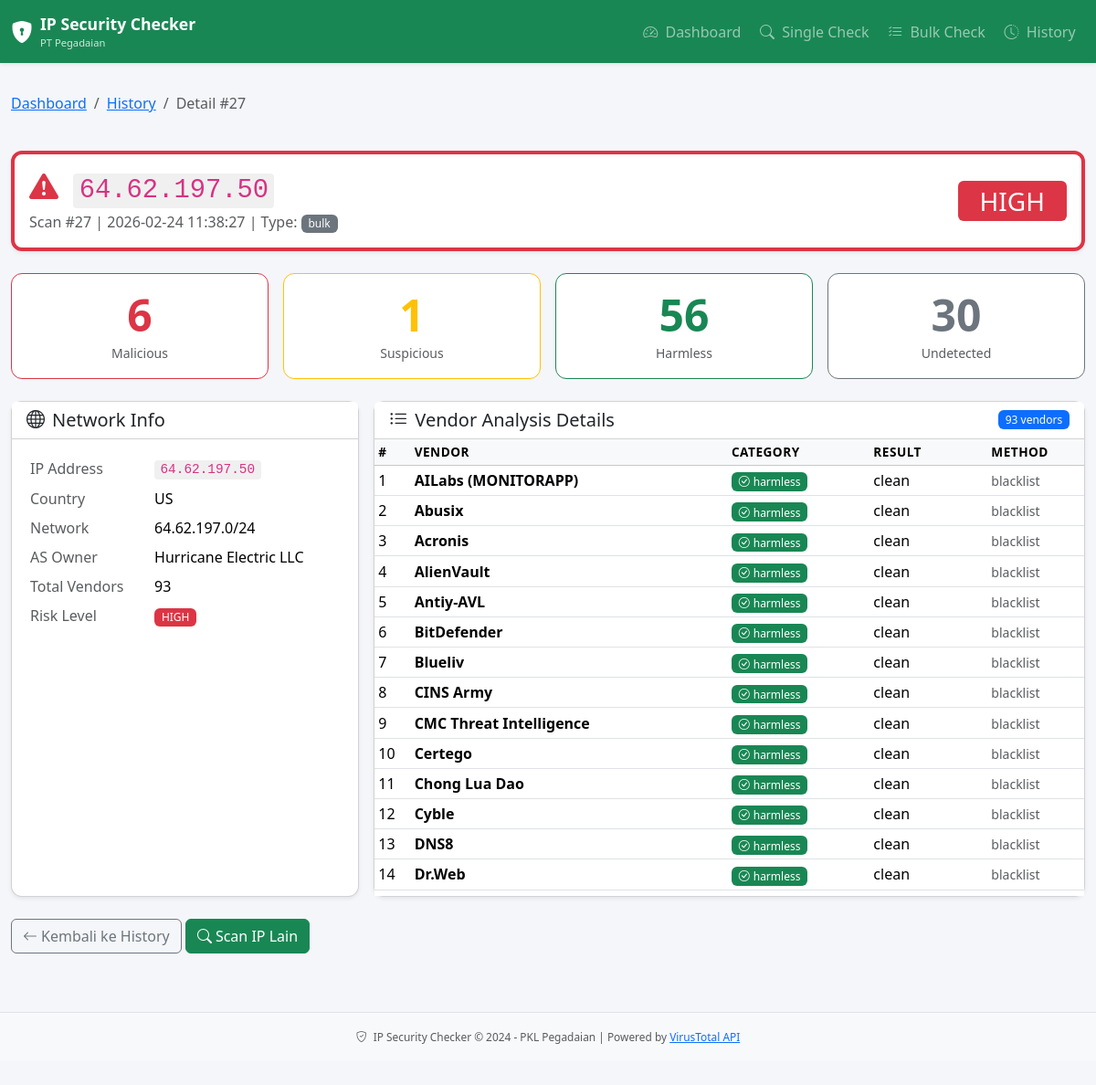
The app's page /detail/27 with its own data.
### tables this page shows
CREATE TABLE scan_history (
                id INTEGER PRIMARY KEY AUTOINCREMENT,
                ip_address TEXT NOT NULL,
                scan_date DATETIME DEFAULT CURRENT_TIMESTAMP,
                malicious INTEGER DEFAULT 0,
                suspicious INTEGER DEFAULT 0,
                harmless INTEGER DEFAULT 0,
                undetected INTEGER DEFAULT 0,
                total_vendors INTEGER DEFAULT 0,
                risk_level TEXT DEFAULT 'UNKNOWN',
                country TEXT DEFAULT '-',
                as_owner TEXT DEFAULT '-',
                network TEXT DEFAULT '-',
                raw_response TEXT,
                scan_type TEXT DEFAULT 'single'
            );

CREATE TABLE scan_details (
                id INTEGER PRIMARY KEY AUTOINCREMENT,
                scan_id INTEGER NOT NULL,
                vendor_name TEXT NOT NULL,
                category TEXT DEFAULT 'undetected',
                result TEXT DEFAULT 'clean',
                method TEXT DEFAULT 'blacklist',
                FOREIGN KEY (scan_id) REFERENCES scan_history(id)
                    ON DELETE CASCADE
            );

### app.py (the view)
@app.route('/detail/<int:scan_id>')
def detail(scan_id):
    scan = db.get_scan_by_id(scan_id)
    if not scan:
        flash('Data scan tidak ditemukan', 'error')
        return redirect(url_for('history'))
    return render_template('detail.html', scan=scan)

### app.py (called while the page is built)
@app.template_filter('risk_color')
def risk_color_filter(risk_level):
    colors = {
        'HIGH': 'danger',
        'MEDIUM': 'warning',
        'LOW': 'info',
        'SAFE': 'success',
        'UNKNOWN': 'secondary'
    }
    return colors.get(risk_level, 'secondary')

@app.template_filter('risk_icon')
def risk_icon_filter(risk_level):
    icons = {
        'HIGH': 'bi-exclamation-triangle-fill',
        'MEDIUM': 'bi-exclamation-circle-fill',
        'LOW': 'bi-info-circle-fill',
        'SAFE': 'bi-shield-check',
        'UNKNOWN': 'bi-question-circle'
    }
    return icons.get(risk_level, 'bi-question-circle')

### database.py (called while the page is built)
    def get_connection(self):
        conn = sqlite3.connect(self.db_path)
        conn.row_factory = sqlite3.Row  # Agar bisa akses kolom by name
        conn.execute("PRAGMA journal_mode=WAL")  # Better concurrency
        return conn

    def get_scan_by_id(self, scan_id: int) -> dict:
        conn = self.get_connection()
        cursor = conn.cursor()
        cursor.execute('SELECT * FROM scan_history WHERE id = ?', (scan_id,))
        scan = cursor.fetchone()
        if not scan:
            conn.close()
            return None
        scan_dict = dict(scan)
        cursor.execute('''
            SELECT * FROM scan_details
            WHERE scan_id = ?
            ORDER BY category, vendor_name
        ''', (scan_id,))
        scan_dict['details'] = [dict(row) for row in cursor.fetchall()]
        conn.close()
        return scan_dict

### templates/detail.html (shortened to what this page needs)
{% extends "base.html" %}
{% block content %}
<div class="row mb-4">
    <div class="col-12">
        <nav aria-label="breadcrumb">
            <ol class="breadcrumb">
                <li class="breadcrumb-item"><a href="{{ url_for('index') }}">Dashboard</a></li>
                <li class="breadcrumb-item"><a href="{{ url_for('history') }}">History</a></li>
                <li class="breadcrumb-item active">Detail #{{ scan.id }}</li>
            </ol>
        </nav>
    </div>
</div>
<div class="row mb-4">
    <div class="col-12">
        <div class="card shadow-sm border-{{ scan.risk_level|risk_color }} border-top border-4">
            <div class="card-body">
                <div class="row align-items-center">
                    <div class="col-md-8">
                        <h2 class="mb-1">
                            <i class="{{ scan.risk_level|risk_icon }} text-{{ scan.risk_level|risk_color }} me-2"></i>
                            <code>{{ scan.ip_address }}</code>
                        </h2>
                        <p class="text-muted mb-0">
                            Scan #{{ scan.id }} | {{ scan.scan_date }} |
                            Type: <span class="badge bg-secondary">{{ scan.scan_type }}</span>
                        </p>
                    </div>
                    <div class="col-md-4 text-end">
                        <span class="badge bg-{{ scan.risk_level|risk_color }} fs-3 px-4 py-2">
                            {{ scan.risk_level }}
                        </span>
                    </div>
                </div>
            </div>
        </div>
    </div>
</div>
<div class="row g-3 mb-4">
    <div class="col-md-3 col-6">
        <div class="card text-center border-danger">
            <div class="card-body">
                <div class="display-5 text-danger fw-bold">{{ scan.malicious }}</div>
                <small class="text-muted">Malicious</small>
            </div>
        </div>
    </div>
    <div class="col-md-3 col-6">
        <div class="card text-center border-warning">
            <div class="card-body">
                <div class="display-5 text-warning fw-bold">{{ scan.suspicious }}</div>
                <small class="text-muted">Suspicious</small>
            </div>
        </div>
    </div>
    <div class="col-md-3 col-6">
        <div class="card text-center border-success">
            <div class="card-body">
                <div class="display-5 text-success fw-bold">{{ scan.harmless }}</div>
                <small class="text-muted">Harmless</small>
            </div>
        </div>
    </div>
    <div class="col-md-3 col-6">
        <div class="card text-center border-secondary">
            <div class="card-body">
                <div class="display-5 text-secondary fw-bold">{{ scan.undetected }}</div>
                <small class="text-muted">Undetected</small>
            </div>
        </div>
    </div>
</div>
<div class="row g-3">
    <div class="col-md-4">
        <div class="card shadow-sm h-100">
            <div class="card-header bg-white">
                <h5 class="mb-0"><i class="bi bi-globe me-2"></i>Network Info</h5>
            </div>
            <div class="card-body">
                <table class="table table-sm table-borderless">
                    <tr>
                        <td class="text-muted">IP Address</td>
                        <td><code>{{ scan.ip_address }}</code></td>
                    </tr>
                    <tr>
                        <td class="text-muted">Country</td>
                        <td>{{ scan.country }}</td>
                    </tr>
                    <tr>
                        <td class="text-muted">Network</td>
                        <td>{{ scan.network }}</td>
                    </tr>
                    <tr>
                        <td class="text-muted">AS Owner</td>
                        <td>{{ scan.as_owner }}</td>
                    </tr>
                    <tr>
                        <td class="text-muted">Total Vendors</td>
                        <td>{{ scan.total_vendors }}</td>
                    </tr>
                    <tr>
                        <td class="text-muted">Risk Level</td>
                        <td>
                            <span class="badge bg-{{ scan.risk_level|risk_color }}">
                                {{ scan.risk_level }}
                            </span>
                        </td>
                    </tr>
                </table>
            </div>
        </div>
    </div>
    <div class="col-md-8">
        <div class="card shadow-sm">
            <div class="card-header bg-white d-flex justify-content-between align-items-center">
                <h5 class="mb-0"><i class="bi bi-list-ul me-2"></i>Vendor Analysis Details</h5>
                <span class="badge bg-primary">{{ scan.details|length }} vendors</span>
            </div>
            <div class="card-body p-0">
                {% if scan.details %}
                <div class="table-responsive" style="max-height: 500px; overflow-y: auto;">
                    <table class="table table-sm table-hover mb-0">
                        <thead class="table-light sticky-top">
                            <tr>
                                <th>#</th>
                                <th>Vendor</th>
                                <th>Category</th>
                                <th>Result</th>
                                <th>Method</th>
                            </tr>
                        </thead>
                        <tbody>
                            {% for d in scan.details %}
                            <tr class="{% if d.category == 'malicious' %}table-danger{% elif d.category == 'suspicious' %}table-warning{% endif %}">
                                <td>{{ loop.index }}</td>
                                <td><strong>{{ d.vendor_name }}</strong></td>
                                <td>
                                    {% if d.category == 'malicious' %}
                                        <span class="badge bg-danger">
                                            <i class="bi bi-exclamation-triangle me-1"></i>malicious
                                        </span>
                                    {% elif d.category == 'suspicious' %}
                                        <span class="badge bg-warning text-dark">
                                            <i class="bi bi-exclamation-circle me-1"></i>suspicious
                                        </span>
                                    {% elif d.category == 'harmless' %}
                                        <span class="badge bg-success">
                                            <i class="bi bi-check-circle me-1"></i>harmless
                                        </span>
                                    {% else %}
                                        <span class="badge bg-secondary">
                                            <i class="bi bi-dash-circle me-1"></i>undetected
                                        </span>
                                    {% endif %}
                                </td>
                                <td>{{ d.result or '-' }}</td>
                                <td><small class="text-muted">{{ d.method }}</small></td>
                            </tr>
                            {% endfor %}
                        </tbody>
                    </table>
                </div>
                {% else %}
                <div class="text-center py-4 text-muted">
                    <p>Detail vendor tidak tersedia</p>
                </div>
                {% endif %}
            </div>
        </div>
    </div>
</div>
<div class="row mt-4">
    <div class="col-12">
        <a href="{{ url_for('history') }}" class="btn btn-outline-secondary">
            <i class="bi bi-arrow-left me-1"></i>Kembali ke History
        </a>
        <a href="{{ url_for('single_check') }}" class="btn btn-success">
            <i class="bi bi-search me-1"></i>Scan IP Lain
        </a>
    </div>
</div>
{% endblock %}

### static/css/style.css (style rules this page uses)
body { background-color: #f5f6fa; font-family: 'Segoe UI', Tahoma, Geneva, Verdana, sans-serif; }
.card { border-radius: 0.75rem; transition: transform 0.2s, box-shadow 0.2s; }
.table th { font-weight: 600; font-size: 0.85rem; text-transform: uppercase; letter-spacing: 0.5px; }
.table td { vertical-align: middle; }
code { font-size: 0.9em; padding: 0.15rem 0.4rem; border-radius: 0.25rem; background-color: #f0f0f0; color: #d63384; }
.badge { font-weight: 500; }
.sticky-top { position: sticky; top: 0; z-index: 1; }

### records on screen
scan_history: id "27", ip_address "64.62.197.50", scan_date "2026-02-24 11:38:27", scan_type "bulk", risk_level "HIGH", malicious "6", suspicious "1", harmless "56", undetected "30", country "US", network "64.62.197.0/24", as_owner "Hurricane Electric LLC", total_vendors "93"
scan_details: vendor_name "AILabs (MONITORAPP)", category "harmless" (drawn), result "clean", method "blacklist"
scan_details: vendor_name "Abusix", category "harmless" (drawn), result "clean", method "blacklist"
scan_details: vendor_name "Acronis", category "harmless" (drawn), result "clean", method "blacklist"
scan_details: vendor_name "AlienVault", category "harmless" (drawn), result "clean", method "blacklist"
scan_details: vendor_name "Antiy-AVL", category "harmless" (drawn), result "clean", method "blacklist"
scan_details: vendor_name "BitDefender", category "harmless" (drawn), result "clean", method "blacklist"
scan_details: vendor_name "Blueliv", category "harmless" (drawn), result "clean", method "blacklist"
scan_details: vendor_name "CINS Army", category "harmless" (drawn), result "clean", method "blacklist"
scan_details: vendor_name "CMC Threat Intelligence", category "harmless" (drawn), result "clean", method "blacklist"
scan_details: vendor_name "Certego", category "harmless" (drawn), result "clean", method "blacklist"
scan_details: vendor_name "Chong Lua Dao", category "harmless" (drawn), result "clean", method "blacklist"
scan_details: vendor_name "Cyble", category "harmless" (drawn), result "clean", method "blacklist"
scan_details: vendor_name "DNS8", category "harmless" (drawn), result "clean", method "blacklist"
scan_details: vendor_name "Dr.Web", category "harmless" (drawn), result "clean", method "blacklist"

### other values on screen
{{ scan.details|length }} "93"
